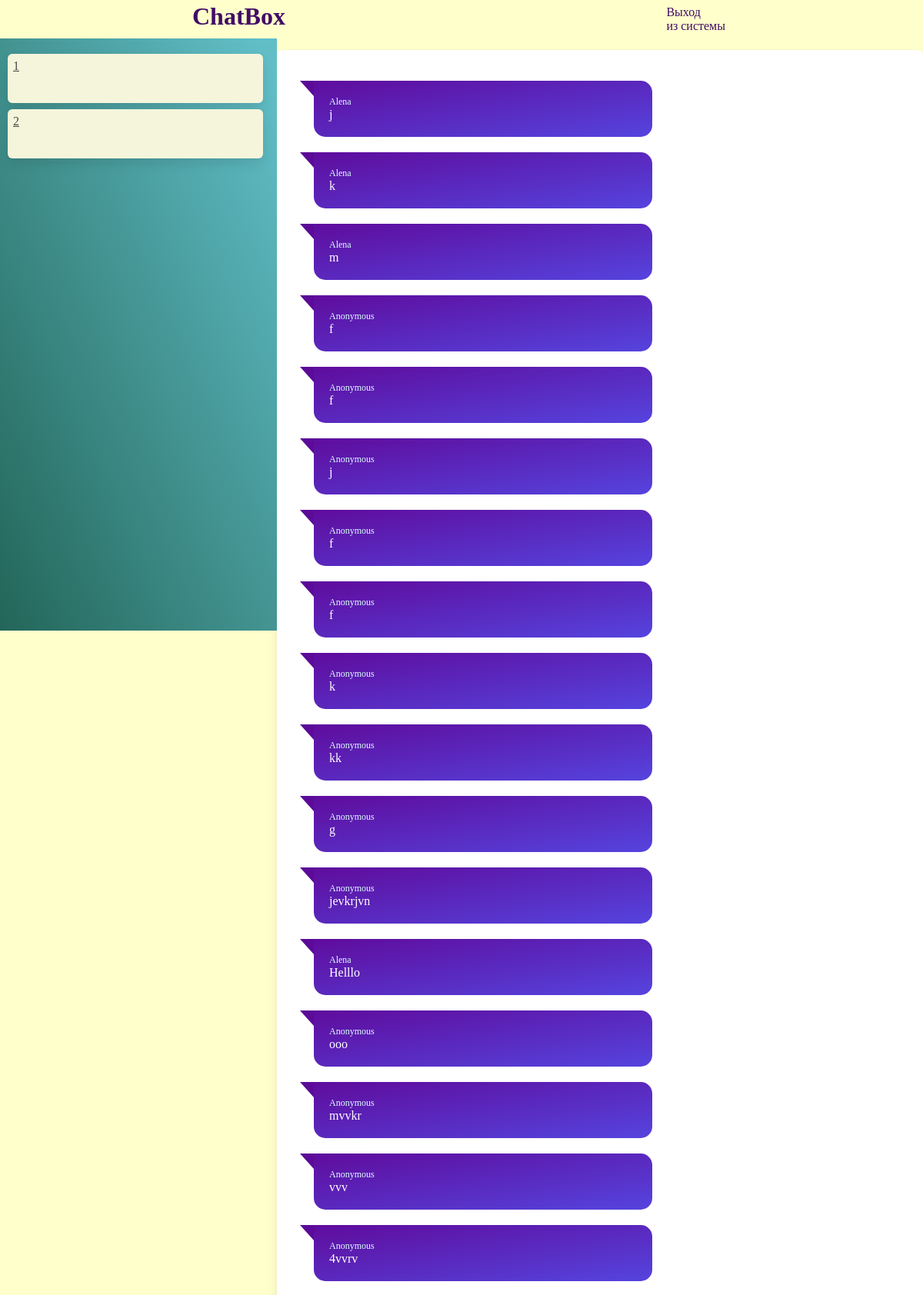
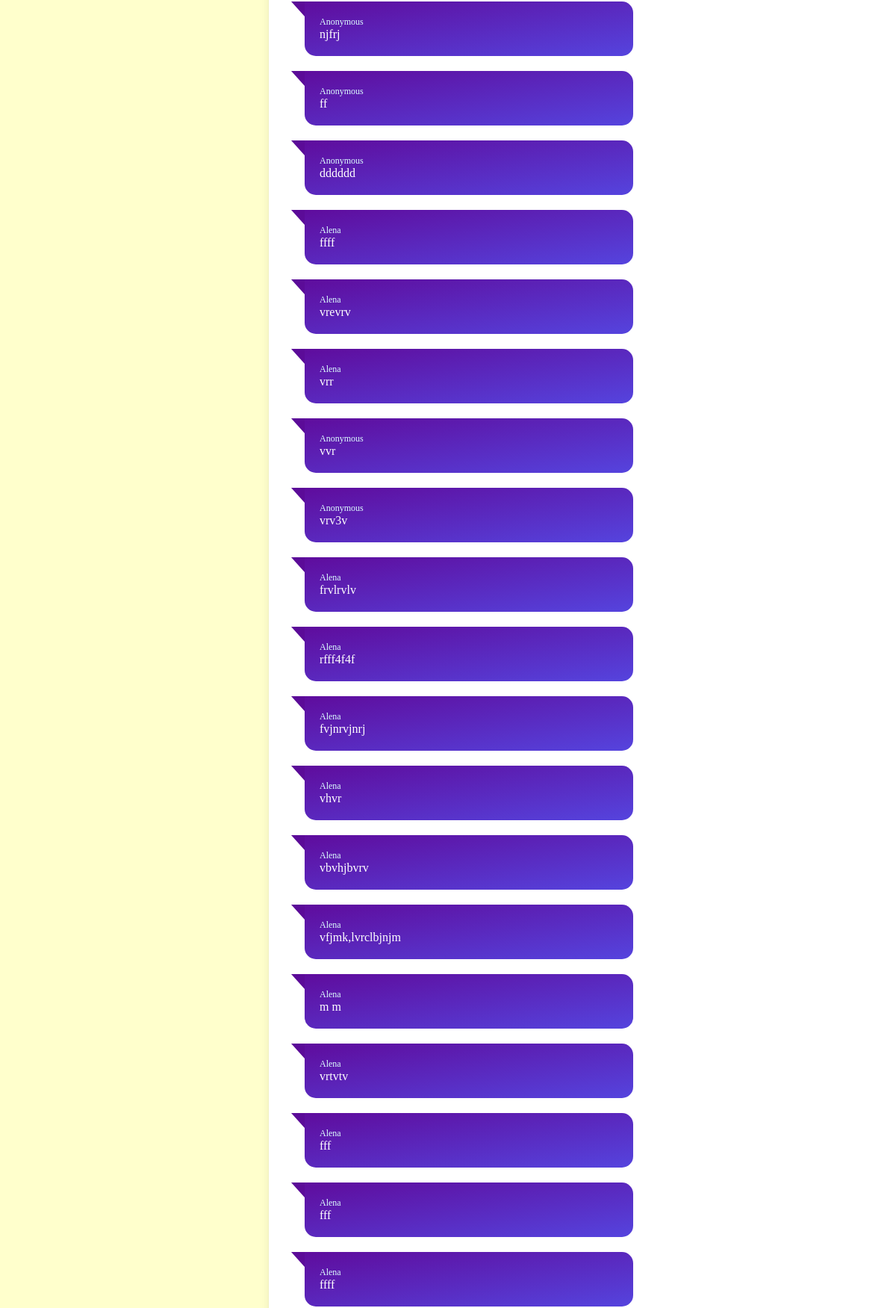
The page /messanger/2/ (signed in, upper part) on the database its author committed (2 pictures, top to bottom).
### messanger/models.py (models this page shows)
class Message(models.Model):
    username = models.CharField(max_length=255)
    room = models.CharField(max_length=255)
    content = models.TextField()
    date_added = models.DateTimeField(auto_now_add=True)
    class Meta:
        ordering = ('date_added',)

### messanger/views.py (the view)
# urls.py: path('<int:room_name>/', views.room, name='room'),
def room(request, room_name):
    if request.user.is_authenticated:
        username = request.user.username
        messages = Message.objects.filter(room=room_name)
        user_id = request.user.id
        user_rooms = Room.objects.values_list('id', 'allowed_users')
        user_rooms = {str(room_number): allowed_users.split('|') for room_number, allowed_users in user_rooms}
        user_rooms = [key for key, vals in user_rooms.items() if str(user_id) in vals]
        return render(request, 'chat/room.html',
                      {'room_name': room_name, 'username': username, 'messages': messages, 'user_rooms': user_rooms,
                       'user_id': user_id})
    else:
        return redirect('messanger:index')

### templates/chat/room.html (shortened to what this page needs)
<!DOCTYPE html>
<html>
    <head>
    </head>
    <body>
        <main class="main">
            <section class="room-flex-section">
                <div class="room-section">
                    <div class="room-box">
                        {% for room in user_rooms %}
                            <a class="room" href="{%url 'messanger:room' room %}">{{ room }}</a>
                        {% endfor %}
                    </div>
                </div>
            </section>
            <section class="chat-box" id="chat-box">
                <div class="chat" id="chat">
                    {% for m in messages %}
                        {% if m.username == username %}
                            <div class="remessage-block">
                                <div class="remessage">
                                    <div class="msg">
                                        <div class="from">I'm</div>
                                        <div class="text">{{ m.content }}</div>
                                    </div>
                                </div>
                                <div class="retriangle"></div>
                            </div>
                        {% else %}
                            <div class="message-block">
                                <div class="triangle"></div>
                                <div class="message">
                                    <div class="msg">
                                        <div class="from">{{ m.username }}</div>
                                        <div class="text">{{ m.content }}</div>
                                    </div>
                                </div>
                            </div>
                        {% endif %}{% endfor %}
                </div>
            </section>
        <header class="header">
            <div class="box-header">
                <h1>ChatBox</h1>
                <a class="exit" id="exit" href="{% url 'messanger:logout' %}">Выход <br>из системы</a>
            </div>
        </header>
        </main>
    </body>
        {% load static %}
</html>

### templates/chat/room.html (style rules this page uses)
body { background-color: #ffc; margin: 20px auto; color: #410c65; }
.header { position: fixed; top: 0; height: 50px; background-color: #ffc; width: 100%; height: 50px; }
.box-header { max-width: 700px; width: 70%; margin: auto; min-width: 300px; display: flex; flex-wrap: wrap; justify-content: space-between; }
.exit { text-decoration: none; color: #410c65; padding: 7px; transition: all 0.3ms; }
h1 { margin: 3px 0; }
.main { display: flex; justify-content: space-between; flex-wrap: nowrap; }
.room-section { position: fixed; width: 30%; background: linear-gradient(to bottom left, #61bec7 5%, #236659); height: 100vh; overflow-y: scroll; }
.room-box { margin: 50px 10px 0 10px; width: 90%; }
.room { background-color: beige; height: 50px; width: 98%; margin-bottom: 8px; border-radius: 6px; box-shadow: 0 0.5em 1em -0.065em rgb(5 5 5 / 10%), 0 0 0 1px rgb(5 5 5 / 2%); color: #4a4a4a; display: block; padding: 7px; font-size: 16px; }
.chat-box { margin-top: 45px; margin-bottom: 83px; width: 70%; }
.chat { min-height: 490px; width: 100%; box-sizing: border-box; background-color: #fff; border-radius: 6px; box-shadow: 0 0.5em 1em -0.125em rgb(10 10 10 / 10%), 0 0 0 1px rgb(10 10 10 / 2%); color: #4a4a4a; display: block; padding: 1.25rem; }
.message-block { display: flex; justify-content: flex-start; margin: 20px 28px 20px 10px; }
.message { background: linear-gradient(to bottom right, #5f0c9d, #5544de); border-radius: 0 15px 15px 15px; width: 400px; padding: 20px; }
.triangle { content: ''; display: block; width: 0; height: 0; border-top: 0 solid transparent; border-bottom: 20px solid transparent; border-right: 18px solid #5b0b98; }
.from { color: #dff; font-size: 12px; }
.text { color: #fff; }

### rows shown on the page
Message: username "Alena", content "j"
Message: username "Alena", content "k"
Message: username "Alena", content "m"
Message: username "Anonymous", content "f"
Message: username "Anonymous", content "f"
Message: username "Anonymous", content "j"
Message: username "Anonymous", content "f"
Message: username "Anonymous", content "f"
Message: username "Anonymous", content "k"
Message: username "Anonymous", content "kk"
Message: username "Anonymous", content "g"
Message: username "Anonymous", content "jevkrjvn"
Message: username "Alena", content "Helllo"
Message: username "Anonymous", content "ooo"
Message: username "Anonymous", content "mvvkr"
Message: username "Anonymous", content "vvv"
Message: username "Anonymous", content "4vvrv"
Message: username "Anonymous", content "njfrj"
Message: username "Anonymous", content "ff"
Message: username "Anonymous", content "dddddd"
Message: username "Alena", content "ffff"
Message: username "Alena", content "vrevrv"
Message: username "Alena", content "vrr"
Message: username "Anonymous", content "vvr"
Message: username "Anonymous", content "vrv3v"
Message: username "Alena", content "frvlrvlv"
Message: username "Alena", content "rfff4f4f"
Message: username "Alena", content "fvjnrvjnrj"
Message: username "Alena", content "vhvr"
Message: username "Alena", content "vbvhjbvrv"
Message: username "Alena", content "vfjmk,lvrclbjnjm"
Message: username "Alena", content "m m"
Message: username "Alena", content "vrtvtv"
Message: username "Alena", content "fff"
Message: username "Alena", content "fff"
Message: username "Alena", content "ffff"

### other values the page prints
{{ room }} "1" "2"
